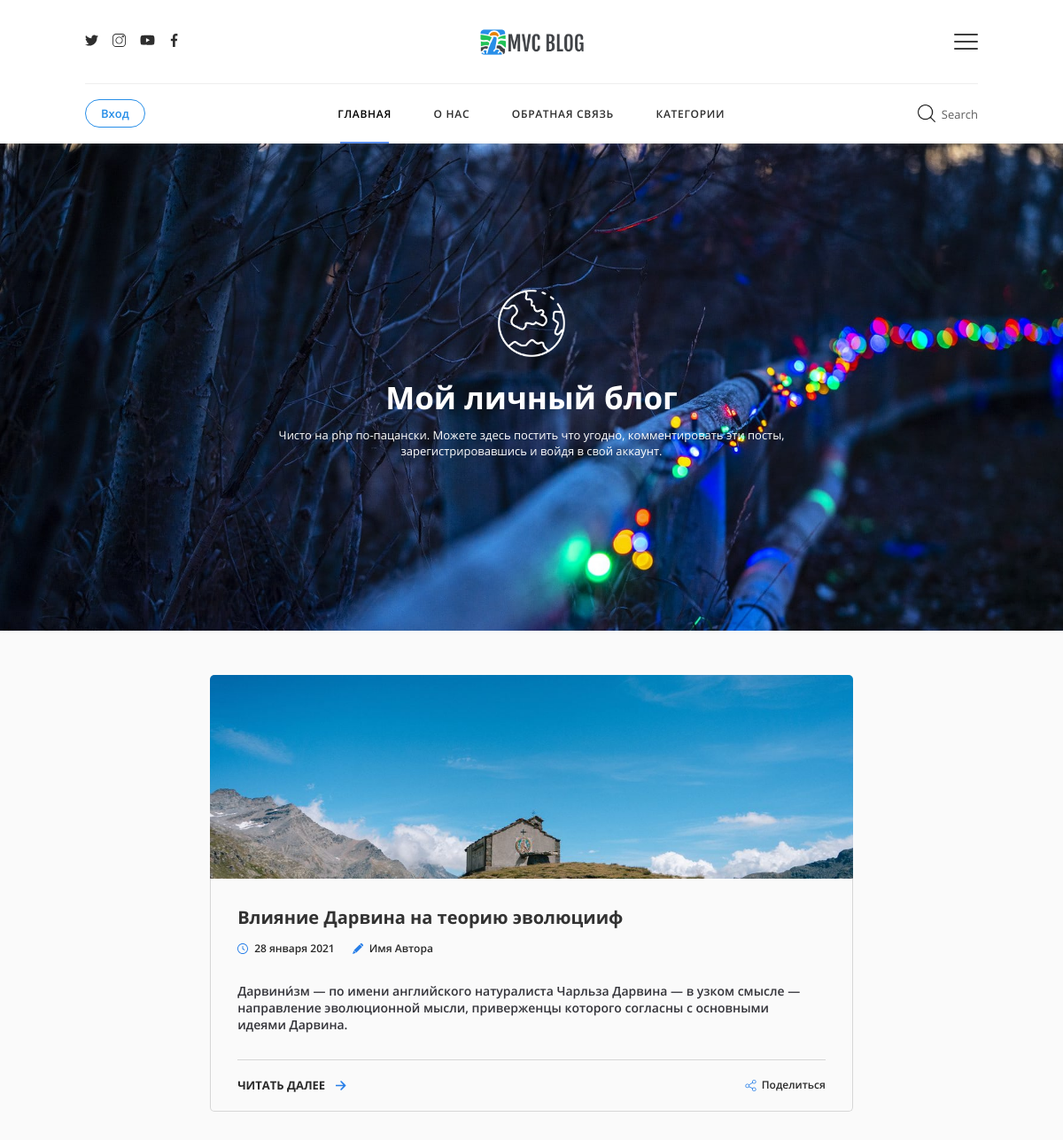
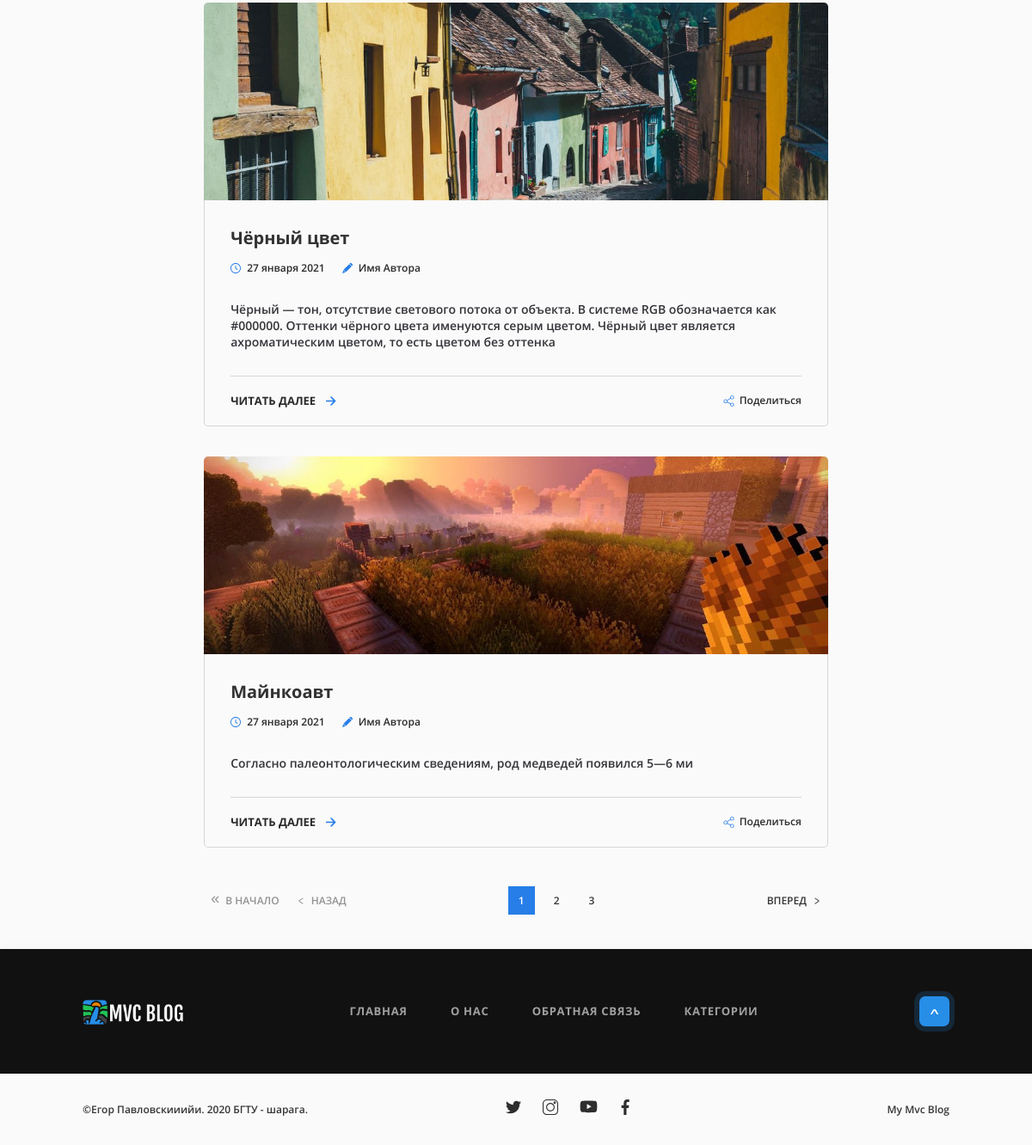
The page / on the database its author committed (2 pictures, top to bottom).
### tables this page shows
CREATE TABLE `posts` (
  `id` int(11) NOT NULL,
  `name` text DEFAULT NULL,
  `description` text DEFAULT NULL,
  `text` text DEFAULT NULL,
  `date_of_create` datetime DEFAULT NULL,
  `date_of_last_edit` datetime DEFAULT NULL,
  `likes` int(11) NOT NULL DEFAULT 0,
  `dislikes` int(11) NOT NULL DEFAULT 0,
  `views` int(11) NOT NULL DEFAULT 0
);

### application/controllers/MainController.php (called while the page is built, shortened)
<?php
class MainController extends Controller {
    public $account;
    public function __construct($route)
    {
        $this->account = new Account();
    }
    public function indexAction(){
        $limit = 3;
        $pagination = new Pagination($this->route, $this->model->getNewestPostsCount(), $limit);
        if(!isset($this->route['page'])){
            $this->route['page'] = 1;
        }
        $paginationContent = $pagination->getContent();
        $posts = $this->model->getNewestPostsByLimit($limit, $pagination->currentPage);
        for ($i = 0; $i < count($posts); $i++){
            $posts[$i]['col_of_comments'] = $this->model->commentsCount($posts[$i]['id']);
        }
        $userData = $this->account->getAuthorizeData();
        $this->view->render('Главная страница', [
            'posts' => $posts,
            'pagination' => $paginationContent,
            'userData' => $userData
        ]);
    }
}

### index.php (called while the page is built, shortened)
<?php
spl_autoload_register(function($class){
    $src = str_replace('\\', '/', $class) . '.php';
});
$s = new Router();
$s->run();

### application/core/Controller.php (called while the page is built, shortened)
<?php
abstract class Controller {
	public $route;
	public $acl;
	public function __construct($route) {
        $this->route = $route;
        if($this->checkAcl()) {
            $this->model = $this->loadModel($route['controller']);
        } else{
            View::errorCode(403);
        }
	}
	public function loadModel($name){
	    $path = 'application\models\\'.ucfirst($name);
	    if(class_exists($path)){
	        return new $path();
        }
    }
    public function checkAcl(){
	    $filename = 'application/acl/'.$this->route['controller'].'.php';
	    if(file_exists($filename)){
            $this->acl = require $filename;
            if($this->isAcl('all')){
                return true;
            }
            return false;
        } else{
	        View::errorCode(404);
        }
    }
    public function isAcl($key){
        return in_array($this->route['action'], $this->acl[$key]);
    }
}

### application/config/db.php (called while the page is built)
<?php
return [
    'host' => 'localhost',
    'name' => 'mvc_db',
    'user' => 'root',
    'password' => 'root',
    'charset' => 'utf8'
];

### application/lib/Db.php (called while the page is built, shortened)
<?php
class Db
{
   protected $db;
   public function __construct()
   {
       $config =  require 'application/config/db.php';
       $this->db = new PDO("mysql:host={$config['host']};dbname={$config['name']};charset={$config['charset']}", $config['user'], $config['password']);
   }
    public function query($request, $params = [])
    {
        $query = $this->db->prepare($request);
        if (!empty($params)) {
            foreach ($params as $key => $param) {
                if (is_int($param)) {
                    $query->bindValue(':' . $key, $param, PDO::PARAM_INT);
                } else {
                    $query->bindValue(':' . $key, $param, PDO::PARAM_STR);
                }
            }
        }
        if(!$query->execute()){
            return false;
        }
        return $query;
    }
    public function row($request, $params = []){
        $query = $this->query($request, $params);
        $result = $query->fetchAll(PDO::FETCH_ASSOC);
        return $result;
    }
    public function column($request, $params = []){
        $query = $this->query($request, $params);
        return $query->fetchColumn();
    }
}

### application/core/Model.php (called while the page is built, shortened)
<?php
abstract class Model {
	public function __construct() {
        $this->db = new Db();
	}
}

### application/models/Main.php (called while the page is built, shortened)
<?php
class Main extends Model {
    public function getNewestPostsByLimit($limit, $currentPage){
        $params = [
            'limit' => $limit,
            'offset' => ($currentPage-1)*$limit
        ];
        return $this->db->row('SELECT * FROM posts WHERE TO_DAYS(NOW()) - TO_DAYS(date_of_create) <= 30 ORDER BY `date_of_create` DESC LIMIT :limit OFFSET :offset', $params);
    }
    public function getNewestPostsCount(){
        return $this->db->column('SELECT COUNT(id) FROM posts WHERE TO_DAYS(NOW()) - TO_DAYS(date_of_create) <= 30');
    }
    public function commentsCount($postId){
        $params = [
            'post_id' => $postId,
            'record_type' => 'comment'
        ];
        return $this->db->column('SELECT COUNT(author_id) FROM comments WHERE post_id = :post_id AND record_type = :record_type', $params);
    }
}

### application/views/main/index.php (the view, shortened to what this page needs)
    <div class="header_flex">
        <div class="header_title">
            <img src="/public/imgs/main_header_title_img.png">
            <h2>Мой личный блог</h2>
            <p>Чисто на php по-пацански. Можете здесь постить что угодно, комментировать эти посты, зарегистрировавшись и войдя в свой аккаунт.</p>
        </div>
    </div>
</header>
<div class="column pd_s">
    <div class="recordings_container">
        <section class="blog_recordings">
            <?php if (empty($posts)): ?>
                <p>Посты закончились, зай :3</p>
            <?php else: ?>
                <?php foreach ($posts as $post): ?>
                    <article class="blog_recording">
                        <div class="blog_img">
                            <img src="/public/uploaded_information/<?=$post["id"]?>.jpg">
                        </div>
                        <div class="main_post_content">
                            <div class="record_container">
                                <div class="blog_recording_block">
                                    <div class="name_block">
                                        <a href="<?='/post/'.$post['id']?>" class="blog_name">
                                            <?=htmlspecialchars($post['name'], ENT_QUOTES|ENT_HTML5, 'UTF-8', true);?>
                                        </a>
                                        <div class="info-block">
                                            <div class="blog_date">
                                                <img src="/public/imgs/clock.svg"/>
                                               <p>
                                                   <?php
                                                   $postDateStr = $post['date_of_create'];
                                                   if($post['date_of_last_edit']) {
                                                       $postDateStr = $post['date_of_last_edit'];
                                                   }
                                                   $postDate = strtotime($postDateStr);
                                                   $arr = [
                                                       'января',
                                                       'февраля',
                                                       'марта',
                                                       'апреля',
                                                       'мая',
                                                       'июня',
                                                       'июля',
                                                       'августа',
                                                       'сентября',
                                                       'октября',
                                                       'ноября',
                                                       'декабря'
                                                   ];
                                                   $month = $arr[date('n', $postDate)-1];
                                                   echo date('j ', $postDate) . $month . date(' Y', $postDate);
                                                   ?>
                                               </p>
                                            </div>
                                            <div class="author_name">
                                                <a href="/account/userprofile/(userid)">
                                                    <img src="/public/imgs/pen.svg"/>
                                                    <span>Имя Автора</span>
                                                </a>
                                            </div>
                                        </div>
                                        <div class="blog_description">
                                            <?=htmlspecialchars($post['description'], ENT_QUOTES|ENT_HTML5, 'UTF-8', true);?>
                                        </div>
                                    </div>
                                </div>
                            </div>
                            <div class="last_block">
                                <div class="continue_reading">
                                    <a href="<?='/post/'.$post['id']?>">
                                        <span>Читать далее</span>
                                        <img src="/public/imgs/right-arrow.svg"/>
                                    </a>
                                </div>
                                <div class="last_block_info">
                                    <div class="share">
                                        <img src="/public/imgs/share.svg"/>
                                        <p>Поделиться</p>
                                    </div>
                                </div>
                            </div>
                        </div>
                    </article>
                <?php endforeach; ?>
            <?php endif; ?>
            <div class="buttons_block">
                <?=$pagination?>
            </div>
        </section>
    </div>
</div>

### rows shown on the page
posts: shows a picture, name "Влияние Дарвина на теорию эволюцииф", date_of_last_edit "28", date_of_last_edit "января", date_of_last_edit "2021", description "Дарвини́зм — по имени английского натуралиста Чарльза Дарвина — в узком смысле — направление эволюционной мысли, приверженцы которого согласны с основными идеями Дарвина."
posts: shows a picture, name "Чёрный цвет", date_of_last_edit "27", date_of_last_edit "января", date_of_last_edit "2021", description "Чёрный — тон, отсутствие светового потока от объекта. В системе RGB обозначается как #000000. Оттенки чёрного цвета именуются серым цветом. Чёрный цвет является ахроматическим цветом, то есть цветом без оттенка"
posts: shows a picture, name "Майнкоавт", date_of_last_edit "27", date_of_last_edit "января", date_of_last_edit "2021", description "Согласно палеонтологическим сведениям, род медведей появился 5—6 ми"
